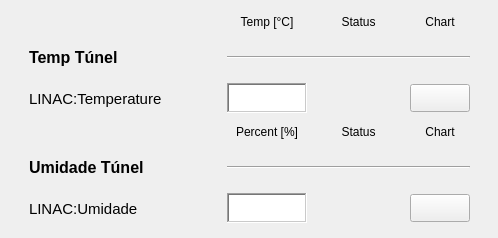
   <widget class="QWidget" name="scrollAreaWidgetContents_14">
    <property name="geometry">
     <rect>
      <x>0</x>
      <y>0</y>
      <width>498</width>
      <height>238</height>
     </rect>
    </property>
    <widget class="QWidget" name="layoutWidget">
     <property name="geometry">
      <rect>
       <x>9</x>
       <y>120</y>
       <width>481</width>
       <height>108</height>
      </rect>
     </property>
     <layout class="QGridLayout" name="gridLayout_4">
      <item row="0" column="1">
       <widget class="PyDMLabel" name="PyDMLabel_44">
        <property name="minimumSize">
         <size>
          <width>0</width>
          <height>24</height>
         </size>
        </property>
        <property name="maximumSize">
         <size>
          <width>16777215</width>
          <height>24</height>
         </size>
        </property>
        <property name="toolTip">
         <string/>
        </property>
        <property name="text">
         <string>Percent [%]</string>
        </property>
        <property name="alignment">
         <set>Qt::AlignCenter</set>
        </property>
       </widget>
      </item>
      <item row="0" column="2">
       <widget class="PyDMLabel" name="PyDMLabel_47">
        <property name="toolTip">
         <string/>
        </property>
        <property name="text">
         <string>Status</string>
        </property>
        <property name="alignment">
         <set>Qt::AlignCenter</set>
        </property>
       </widget>
      </item>
      <item row="0" column="3">
       <widget class="PyDMLabel" name="PyDMLabel_106">
        <property name="toolTip">
         <string/>
        </property>
        <property name="text">
         <string>Chart</string>
        </property>
        <property name="alignment">
         <set>Qt::AlignCenter</set>
        </property>
       </widget>
      </item>
      <item row="1" column="0">
       <widget class="PyDMLabel" name="PyDMLabel_108">
        <property name="minimumSize">
         <size>
          <width>172</width>
          <height>35</height>
         </size>
        </property>
        <property name="maximumSize">
         <size>
          <width>160</width>
          <height>16777215</height>
         </size>
        </property>
        <property name="font">
         <font>
          <pointsize>12</pointsize>
          <weight>75</weight>
          <bold>true</bold>
         </font>
        </property>
        <property name="toolTip">
         <string/>
        </property>
        <property name="text">
         <string>Umidade Túnel</string>
        </property>
       </widget>
      </item>
      <item row="1" column="1" colspan="3">
       <widget class="Line" name="line_9">
        <property name="sizeIncrement">
         <size>
          <width>0</width>
          <height>0</height>
         </size>
        </property>
        <property name="baseSize">
         <size>
          <width>0</width>
          <height>0</height>
         </size>
        </property>
        <property name="autoFillBackground">
         <bool>false</bool>
        </property>
        <property name="frameShadow">
         <enum>QFrame::Sunken</enum>
        </property>
        <property name="lineWidth">
         <number>1</number>
        </property>
        <property name="midLineWidth">
         <number>0</number>
        </property>
        <property name="orientation">
         <enum>Qt::Horizontal</enum>
        </property>
       </widget>
      </item>
      <item row="2" column="0">
       <widget class="PyDMLabel" name="PyDMLabel_51">
        <property name="minimumSize">
         <size>
          <width>172</width>
          <height>0</height>
         </size>
        </property>
        <property name="maximumSize">
         <size>
          <width>172</width>
          <height>16777215</height>
         </size>
        </property>
        <property name="font">
         <font>
          <pointsize>11</pointsize>
         </font>
        </property>
        <property name="toolTip">
         <string/>
        </property>
        <property name="text">
         <string>LINAC:Umidade</string>
        </property>
       </widget>
      </item>
      <item row="2" column="1">
       <widget class="PyDMLabel" name="PyDMLabel_109">
        <property name="enabled">
         <bool>true</bool>
        </property>
        <property name="minimumSize">
         <size>
          <width>80</width>
          <height>30</height>
         </size>
        </property>
        <property name="maximumSize">
         <size>
          <width>80</width>
          <height>30</height>
         </size>
        </property>
        <property name="toolTip">
         <string/>
        </property>
        <property name="accessibleDescription">
         <string/>
        </property>
        <property name="layoutDirection">
         <enum>Qt::LeftToRight</enum>
        </property>
        <property name="autoFillBackground">
         <bool>false</bool>
        </property>
        <property name="styleSheet">
         <string notr="true">background-color: qlineargradient(spread:pad, x1:0, y1:0, x2:1, y2:1, stop:0 rgba(255, 255, 255, 255), stop:1 rgba(255, 255, 255, 255));</string>
        </property>
        <property name="frameShape">
         <enum>QFrame::WinPanel</enum>
        </property>
        <property name="frameShadow">
         <enum>QFrame::Sunken</enum>
        </property>
        <property name="alignment">
         <set>Qt::AlignRight|Qt::AlignTrailing|Qt::AlignVCenter</set>
        </property>
        <property name="precision" stdset="0">
         <number>2</number>
        </property>
        <property name="showUnits" stdset="0">
         <bool>false</bool>
        </property>
        <property name="precisionFromPV" stdset="0">
         <bool>false</bool>
        </property>
        <property name="channel" stdset="0">
         <string>LINAC:Umidade-Mon</string>
        </property>
       </widget>
      </item>
      <item row="2" column="3">
       <widget class="PyDMPushButton" name="PyDMPushButton_47">
        <property name="minimumSize">
         <size>
          <width>60</width>
          <height>28</height>
         </size>
        </property>
        <property name="maximumSize">
         <size>
          <width>60</width>
          <height>28</height>
         </size>
        </property>
        <property name="toolTip">
         <string/>
        </property>
       </widget>
      </item>
      <item row="2" column="2">
       <widget class="QLed" name="led_umidade">
        <property name="sizePolicy">
         <sizepolicy hsizetype="Maximum" vsizetype="Maximum">
          <horstretch>0</horstretch>
          <verstretch>0</verstretch>
         </sizepolicy>
        </property>
        <property name="minimumSize">
         <size>
          <width>51</width>
          <height>35</height>
         </size>
        </property>
        <property name="maximumSize">
         <size>
          <width>51</width>
          <height>35</height>
         </size>
        </property>
        <property name="toolTip">
         <string/>
        </property>
        <property name="state">
         <bool>false</bool>
        </property>
        <property name="onColor">
         <color>
          <red>0</red>
          <green>140</green>
          <blue>0</blue>
         </color>
        </property>
        <property name="shape">
         <enum>QLed::Circle</enum>
        </property>
       </widget>
      </item>
     </layout>
    </widget>
    <widget class="QWidget" name="layoutWidget">
     <property name="geometry">
      <rect>
       <x>9</x>
       <y>10</y>
       <width>481</width>
       <height>108</height>
      </rect>
     </property>
     <layout class="QGridLayout" name="gridLayout_3">
      <item row="0" column="1">
       <widget class="PyDMLabel" name="PyDMLabel_43">
        <property name="minimumSize">
         <size>
          <width>0</width>
          <height>24</height>
         </size>
        </property>
        <property name="maximumSize">
         <size>
          <width>16777215</width>
          <height>24</height>
         </size>
        </property>
        <property name="toolTip">
         <string/>
        </property>
        <property name="text">
         <string>Temp [°C]</string>
        </property>
        <property name="alignment">
         <set>Qt::AlignCenter</set>
        </property>
       </widget>
      </item>
      <item row="0" column="2">
       <widget class="PyDMLabel" name="PyDMLabel_40">
        <property name="toolTip">
         <string/>
        </property>
        <property name="text">
         <string>Status</string>
        </property>
        <property name="alignment">
         <set>Qt::AlignCenter</set>
        </property>
       </widget>
      </item>
      <item row="0" column="3">
       <widget class="PyDMLabel" name="PyDMLabel_104">
        <property name="toolTip">
         <string/>
        </property>
        <property name="text">
         <string>Chart</string>
        </property>
        <property name="alignment">
         <set>Qt::AlignCenter</set>
        </property>
       </widget>
      </item>
      <item row="1" column="0">
       <widget class="PyDMLabel" name="PyDMLabel_105">
        <property name="minimumSize">
         <size>
          <width>172</width>
          <height>35</height>
         </size>
        </property>
        <property name="maximumSize">
         <size>
          <width>160</width>
          <height>16777215</height>
         </size>
        </property>
        <property name="font">
         <font>
          <pointsize>12</pointsize>
          <weight>75</weight>
          <bold>true</bold>
         </font>
        </property>
        <property name="toolTip">
         <string/>
        </property>
        <property name="text">
         <string>Temp Túnel</string>
        </property>
       </widget>
      </item>
      <item row="1" column="1" colspan="3">
       <widget class="Line" name="line_8">
        <property name="sizeIncrement">
         <size>
          <width>0</width>
          <height>0</height>
         </size>
        </property>
        <property name="baseSize">
         <size>
          <width>0</width>
          <height>0</height>
         </size>
        </property>
        <property name="autoFillBackground">
         <bool>false</bool>
        </property>
        <property name="frameShadow">
         <enum>QFrame::Sunken</enum>
        </property>
        <property name="lineWidth">
         <number>1</number>
        </property>
        <property name="midLineWidth">
         <number>0</number>
        </property>
        <property name="orientation">
         <enum>Qt::Horizontal</enum>
        </property>
       </widget>
      </item>
      <item row="2" column="0">
       <widget class="PyDMLabel" name="PyDMLabel_50">
        <property name="minimumSize">
         <size>
          <width>172</width>
          <height>0</height>
         </size>
        </property>
        <property name="maximumSize">
         <size>
          <width>172</width>
          <height>16777215</height>
         </size>
        </property>
        <property name="font">
         <font>
          <pointsize>11</pointsize>
         </font>
        </property>
        <property name="toolTip">
         <string/>
        </property>
        <property name="text">
         <string>LINAC:Temperature</string>
        </property>
       </widget>
      </item>
      <item row="2" column="1">
       <widget class="PyDMLabel" name="PyDMLabel_107">
        <property name="enabled">
         <bool>true</bool>
        </property>
        <property name="minimumSize">
         <size>
          <width>80</width>
          <height>30</height>
         </size>
        </property>
        <property name="maximumSize">
         <size>
          <width>80</width>
          <height>30</height>
         </size>
        </property>
        <property name="toolTip">
         <string/>
        </property>
        <property name="accessibleDescription">
         <string/>
        </property>
        <property name="layoutDirection">
         <enum>Qt::LeftToRight</enum>
        </property>
        <property name="autoFillBackground">
         <bool>false</bool>
        </property>
        <property name="styleSheet">
         <string notr="true">background-color: qlineargradient(spread:pad, x1:0, y1:0, x2:1, y2:1, stop:0 rgba(255, 255, 255, 255), stop:1 rgba(255, 255, 255, 255));</string>
        </property>
        <property name="frameShape">
         <enum>QFrame::WinPanel</enum>
        </property>
        <property name="frameShadow">
         <enum>QFrame::Sunken</enum>
        </property>
        <property name="alignment">
         <set>Qt::AlignRight|Qt::AlignTrailing|Qt::AlignVCenter</set>
        </property>
        <property name="channel" stdset="0">
         <string>LINAC:Temperatura-Mon</string>
        </property>
       </widget>
      </item>
      <item row="2" column="2">
       <widget class="QLed" name="ledtemptunel">
        <property name="sizePolicy">
         <sizepolicy hsizetype="Maximum" vsizetype="Maximum">
          <horstretch>0</horstretch>
          <verstretch>0</verstretch>
         </sizepolicy>
        </property>
        <property name="minimumSize">
         <size>
          <width>51</width>
          <height>35</height>
         </size>
        </property>
        <property name="maximumSize">
         <size>
          <width>51</width>
          <height>35</height>
         </size>
        </property>
        <property name="toolTip">
         <string/>
        </property>
        <property name="state">
         <bool>false</bool>
        </property>
        <property name="onColor">
         <color>
          <red>0</red>
          <green>140</green>
          <blue>0</blue>
         </color>
        </property>
        <property name="shape">
         <enum>QLed::Circle</enum>
        </property>
       </widget>
      </item>
      <item row="2" column="3">
       <widget class="PyDMPushButton" name="PyDMPushButton_46">
        <property name="minimumSize">
         <size>
          <width>60</width>
          <height>28</height>
         </size>
        </property>
        <property name="maximumSize">
         <size>
          <width>60</width>
          <height>28</height>
         </size>
        </property>
        <property name="toolTip">
         <string/>
        </property>
       </widget>
      </item>
     </layout>
    </widget>
   </widget>
